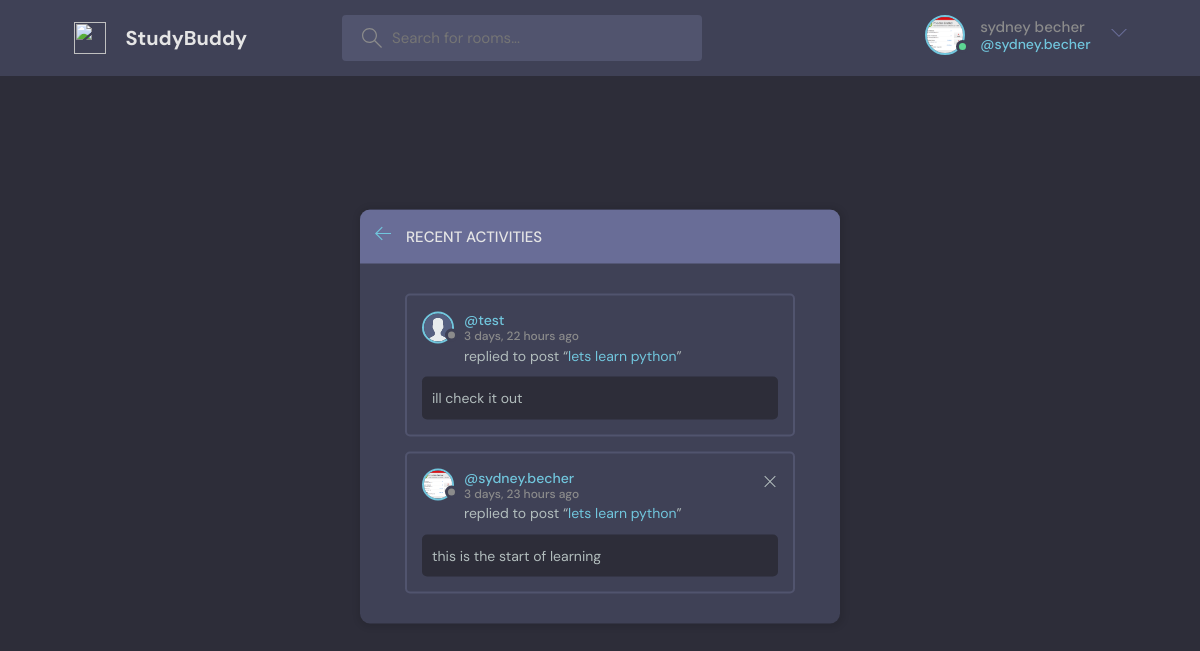
/activities/ (signed in), run on the app's committed database.
### base/models.py (models this page shows, shortened)
class User(AbstractUser):
    name = models.CharField(max_length=200, null=True)
    email = models.EmailField(unique=True, null=True)
    bio = models.TextField(null=True)
    avatar = models.ImageField(null=True, default="avatar.svg")
    USERNAME_FIELD = 'email'
    REQUIRED_FIELDS = []

class Message(models.Model):
    user = models.ForeignKey(User, on_delete=models.CASCADE)  # delete all message if user is deleted
    room = models.ForeignKey(Room, on_delete=models.CASCADE)  # delete all message if room is deleted
    body = models.TextField()
    updated_at = models.DateTimeField(auto_now=True)
    created_at = models.DateTimeField(auto_now_add=True)
    class Meta:
        ordering = ['-updated_at', '-created_at']
    def __str__(self):
        return self.body[0:50]

class Room(models.Model):
    host = models.ForeignKey(User, on_delete=models.SET_NULL, null=True)
    topic = models.ForeignKey(Topic, on_delete=models.SET_NULL, null=True) # when using SET_NULL null=True should declared
    name = models.CharField(max_length=200)
    description = models.TextField(null=True, blank=True)  # make column accept null value
    participants = models.ManyToManyField(User, related_name='participants', blank=True)
    updated_at = models.DateTimeField(auto_now=True)
    created_at = models.DateTimeField(auto_now_add=True)
    class Meta:
        ordering = ['-updated_at', '-created_at']  # ascending base on created at

### base/views.py (the view)
# urls.py: path('activities/', views.activities, name='activities'),
@login_required(login_url='login')
def activities(request):
    messages = Message.objects.all()
    context = {'room_messages': messages}
    return render(request, 'base/activity.html', context)

### base/templates/base/activity.html
{% extends 'main.html' %}
{% block content %}
<main class="layout">
    <div class="container">
        <div class="layout__box">
            <div class="layout__boxHeader">
                <div class="layout__boxTitle">
                    <a href="{% url 'home' %}">
                        <svg version="1.1" xmlns="http://www.w3.org/2000/svg" width="32" height="32" viewBox="0 0 32 32">
                            <title>arrow-left</title>
                            <path
                                    d="M13.723 2.286l-13.723 13.714 13.719 13.714 1.616-1.611-10.96-10.96h27.625v-2.286h-27.625l10.965-10.965-1.616-1.607z"
                            ></path>
                        </svg>
                    </a>
                    <h3>Recent Activities</h3>
                </div>
            </div>
            <div class="activities-page layout__body">
                {% for message in room_messages %}
                <div class="activities__box">
                    <div class="activities__boxHeader roomListRoom__header">
                        <a href="{% url 'profile' message.user.id %}" class="roomListRoom__author">
                            <div class="avatar avatar--small">
                                <img src="{{ message.user.avatar.url }}" />
                            </div>
                            <p>
                                @{{ message.user.username }}
                                <span>{{ message.created_at | timesince }} ago</span>
                            </p>
                        </a>
                        {% if request.user == message.user %}
                        <div class="roomListRoom__actions">
                            <a href="{% url 'delete-comment' message.id %}">
                                <svg version="1.1" xmlns="http://www.w3.org/2000/svg" width="32" height="32" viewBox="0 0 32 32">
                                    <title>remove</title>
                                    <path
                                            d="M27.314 6.019l-1.333-1.333-9.98 9.981-9.981-9.981-1.333 1.333 9.981 9.981-9.981 9.98 1.333 1.333 9.981-9.98 9.98 9.98 1.333-1.333-9.98-9.98 9.98-9.981z"
                                    ></path>
                                </svg>
                            </a>
                        </div>
                        {% endif %}
                    </div>
                    <div class="activities__boxContent">
                        <p>replied to post “<a href="{% url 'room' message.room.id %}">{{ message.room.name }}</a>”</p>
                        <div class="activities__boxRoomContent">
                            {{ message }}
                        </div>
                    </div>
                </div>
                {% endfor %}
            </div>
        </div>
    </div>
</main>
{% endblock content %}

### templates/navbar.html (shortened to what this page needs)
{% load static %}
<header class="header header--loggedIn">
    <div class="container">
        <a href="{% url 'home' %}" class="header__logo">
            <img src="{% static 'images/logo.svg  ' %}" />
            <h1>StudyBuddy</h1>
        </a>
        <form action="{% url 'home' %}" class="header__search">
            <label>
                <input type="text" name="q" placeholder="Search for rooms..." />
            </label>
        </form>
        <nav class="header__menu">
            {% if request.user.is_authenticated %}
            <div class="header__user">
                <a href="{% url 'update-user'  %}">
                    <div class="avatar avatar--medium active">
                        <img src="{{ request.user.avatar.url }}" />
                    </div>
                    <p>{{ request.user.first_name }} {{ request.user.last_name }}<span>@{{ request.user.username }}</span></p>
                </a>
                <button class="dropdown-button">
                    <svg version="1.1" xmlns="http://www.w3.org/2000/svg" width="32" height="32" viewBox="0 0 32 32">
                        <title>chevron-down</title>
                        <path d="M16 21l-13-13h-3l16 16 16-16h-3l-13 13z"></path>
                    </svg>
                </button>
            </div>
            {% else %}
            <a href="{% url 'login' %}">
                <img src="{% static 'images/avatar.svg' %}" />
                <p>Login</p>
            </a>
            {% endif %}
        </nav>
    </div>
</header>

### data on the page
User: user.avatar (picture), user.first_name "sydney", user.last_name "becher", user.username "sydney.becher"
Message: user.avatar (placeholder picture), user.username "test", created_at "3 days, 22 hours", room.name "lets learn python", body "ill check it out"
Message: user.avatar (picture), user.username "sydney.becher", created_at "3 days, 23 hours", room.name "lets learn python", body "this is the start of learning"
